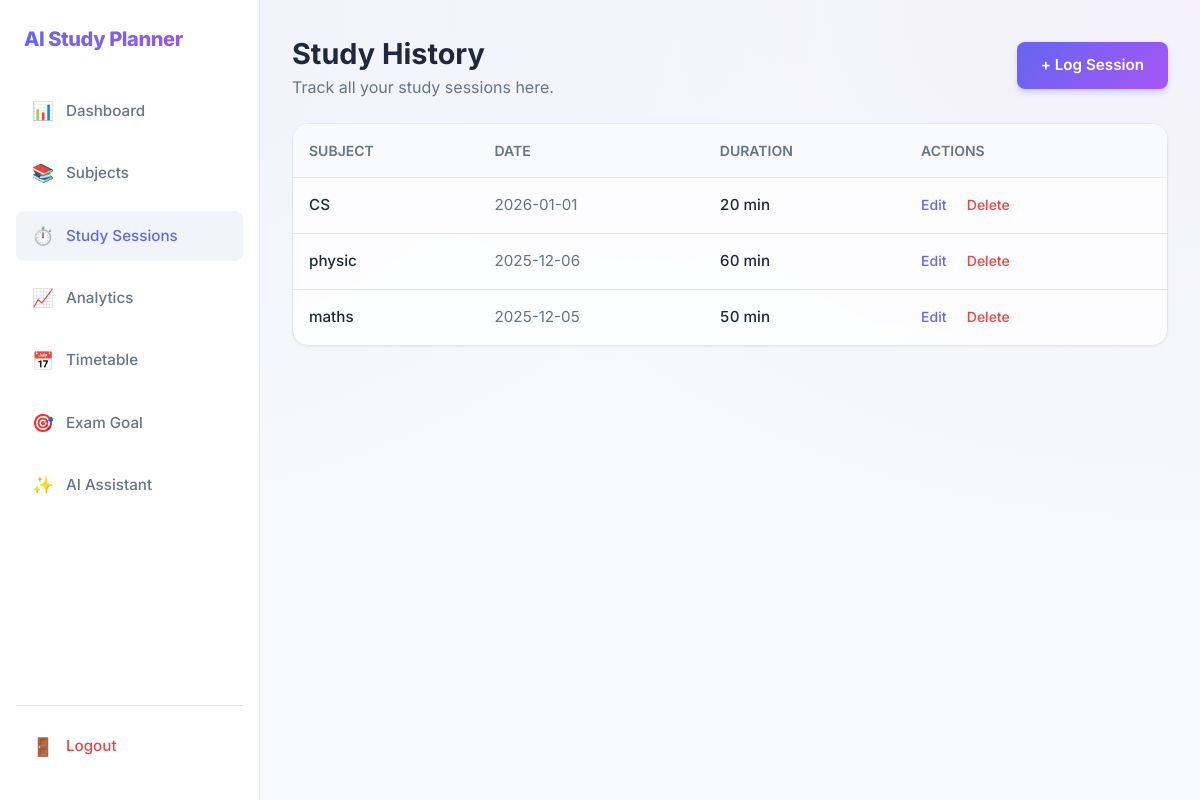
/session (signed in), run on an earlier commit of the app's database.
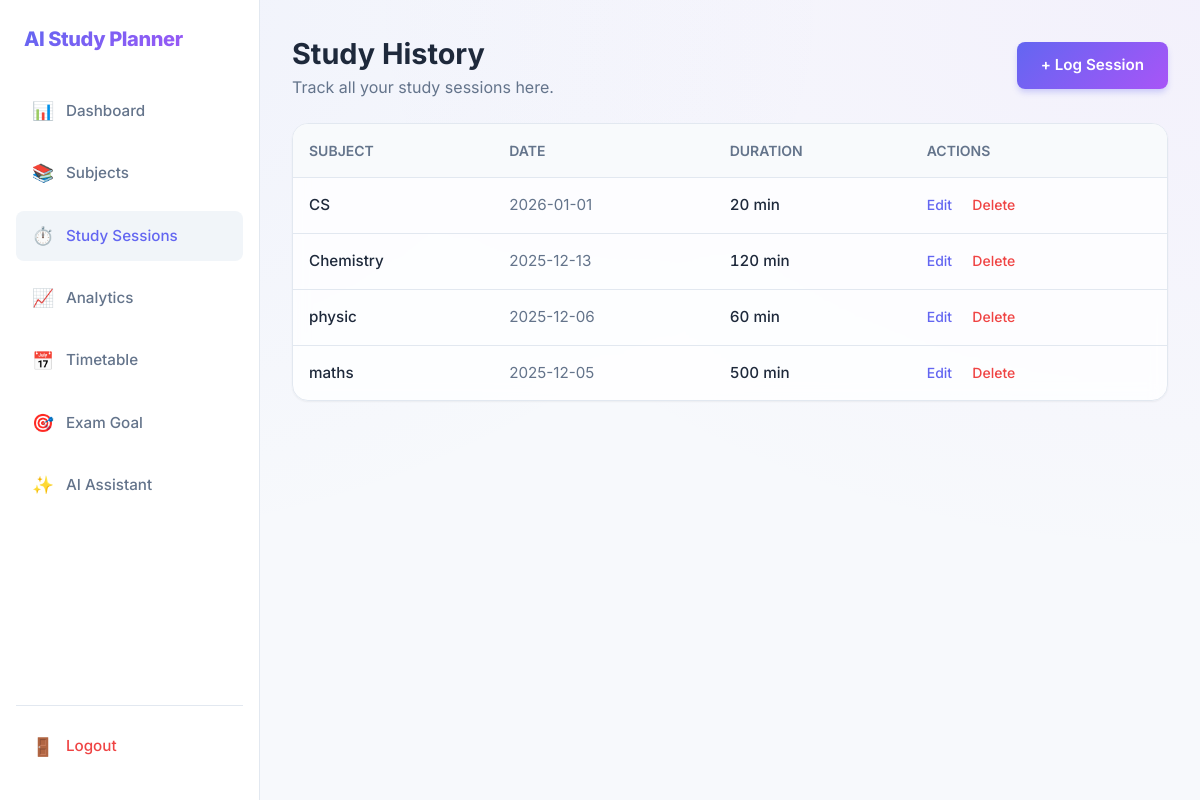
And on a later commit of the database.
### models/session.py (models this page shows)
class StudySession(db.Model):
    id = db.Column(db.Integer, primary_key=True)
    user_id = db.Column(db.Integer, db.ForeignKey('user.id'))
    subject_id = db.Column(db.Integer, db.ForeignKey('subject.id'), nullable=False)
    duration = db.Column(db.Integer, nullable=False)
    date = db.Column(db.Date, default=date.today, nullable=False)

### models/subject.py (models this page shows)
class Subject(db.Model):
    id = db.Column(db.Integer, primary_key=True)
    user_id = db.Column(db.Integer, db.ForeignKey('user.id'))
    name = db.Column(db.String(100), nullable=False)
    difficulty = db.Column(db.String(20), nullable=False)

### app.py (the view)
@app.route("/session")
@login_required
def session_page():
    user_id = session["user_id"]
    sessions = (
        db.session.query(StudySession, Subject)
        .join(Subject, StudySession.subject_id == Subject.id)
        .filter(StudySession.user_id == user_id)
        .order_by(StudySession.date.desc())
        .all()
    )
    subjects = Subject.query.filter_by(user_id=user_id).all()
    return render_template("session.html", sessions=sessions, subjects=subjects)

### app.py (called while the page is built)
def login_required(f):
    @wraps(f)
    def wrapper(*args, **kwargs):
        if "user_id" not in session:
            return redirect(url_for("login"))
        return f(*args, **kwargs)
    return wrapper

### templates/session.html (shortened to what this page needs)
<!DOCTYPE html>
<html lang="en">
<head>
  <link rel="stylesheet" href="{{ url_for('static', filename='saas-theme.css') }}">
</head>
<body>
  <div class="layout-container">
    <aside class="sidebar">
      <div style="padding: 0 var(--sp-2) var(--sp-8);">
        <h2 class="logo-text" style="font-size: 1.25rem;">AI Study Planner</h2>
      </div>
      <nav class="flex-col flex gap-2">
        <a href="{{ url_for('dashboard') }}" class="nav-item">
          <span class="nav-icon">📊</span> Dashboard
        </a>
        <a href="{{ url_for('subject_page') }}" class="nav-item">
          <span class="nav-icon">📚</span> Subjects
        </a>
        <a href="{{ url_for('session_page') }}" class="nav-item active">
          <span class="nav-icon">⏱️</span> Study Sessions
        </a>
        <a href="{{ url_for('summary') }}" class="nav-item">
          <span class="nav-icon">📈</span> Analytics
        </a>
        <a href="{{ url_for('timetable') }}" class="nav-item">
          <span class="nav-icon">📅</span> Timetable
        </a>
        <a href="{{ url_for('set_goal') }}" class="nav-item">
          <span class="nav-icon">🎯</span> Exam Goal
        </a>
        <a href="{{ url_for('assistant') }}" class="nav-item"><span class="nav-icon">✨</span> AI Assistant</a>
      </nav>
      <div style="margin-top: auto; padding-top: var(--sp-4); border-top: 1px solid var(--border-light);">
        <a href="{{ url_for('logout') }}" class="nav-item" style="color: #ef4444;">
          <span class="nav-icon">🚪</span> Logout
        </a>
      </div>
    </aside>
    <main class="main-content">
      <header class="section-header">
        <div>
          <h1 style="font-size: 1.8rem; font-weight: 700;">Study History</h1>
          <p class="text-muted">Track all your study sessions here.</p>
        </div>
        <a href="{{ url_for('add_session') }}" class="btn btn-primary">+ Log Session</a>
      </header>
      <div class="table-container">
        <table>
          <thead>
            <tr>
              <th>Subject</th>
              <th>Date</th>
              <th>Duration</th>
              <th>Actions</th>
            </tr>
          </thead>
          <tbody>
            {% for session, subject in sessions %}
            <tr>
              <td class="font-medium">{{ subject.name }}</td>
              <td class="text-muted">{{ session.date }}</td>
              <td>
                <span style="font-feature-settings: 'tnum'; font-weight: 500;">
                  {{ session.duration }} min
                </span>
              </td>
              <td>
                <a href="{{ url_for('edit_session', sid=session.id) }}" class="action-link">Edit</a>
                <a href="{{ url_for('delete_session', sid=session.id) }}" class="action-link delete"
                  onclick="return confirm('Are you sure?')">Delete</a>
              </td>
            </tr>
            {% else %}
            <tr>
              <td colspan="4" class="text-center text-muted" style="padding: 3rem;">
                No study sessions logged yet. <a href="{{ url_for('add_session') }}">Log your first one</a>.
              </td>
            </tr>
            {% endfor %}
          </tbody>
        </table>
      </div>
    </main>
  </div>
</body>
</html>

### static/saas-theme.css (style rules this page uses)
:root { --bg-body: #f7f9fc; --bg-surface: #ffffff; --bg-glass: rgba(255, 255, 255, 0.7); --primary-gradient: linear-gradient(135deg, #6366f1 0%, #a855f7 100%); --primary-color: #6366f1; --primary-hover: #4f46e5; --text-main: #1e293b; --text-muted: #64748b; --text-light: #94a3b8; --border-light: #e2e8f0; --border-hover: #cbd5e1; --shadow-sm: 0 1px 2px 0 rgba(0, 0, 0, 0.05); --shadow-md: 0 4px 6px -1px rgba(0, 0, 0, 0.05), 0 2px 4px -1px rgba(0, 0, 0, 0.03); --shadow-lg: 0 10px 15px -3px rgba(0, 0, 0, 0.05), 0 4px 6px -2px rgba(0, 0, 0, 0.025); --shadow-card: 0 20px 25px -5px rgba(0, 0, 0, 0.05), 0 10px 10px -5px rgba(0, 0, 0, 0.02); --radius-sm: 0.375rem; --radius-md: 0.5rem; --radius-lg: 0.75rem; --radius-xl: 1rem; --radius-2xl: 1.5rem; --sp-1: 0.25rem; --sp-2: 0.5rem; --sp-3: 0.75rem; --sp-4: 1rem; --sp-6: 1.5rem; --sp-8: 2rem; --sp-12: 3rem; }
* { box-sizing: border-box; margin: 0; padding: 0; }
body { font-family: 'Inter', sans-serif; background-color: var(--bg-body); background-image: radial-gradient(at 0% 0%, rgba(99, 102, 241, 0.05) 0px, transparent 50%), radial-gradient(at 100% 0%, rgba(168, 85, 247, 0.05) 0px, transparent 50%); color: var(--text-main); line-height: 1.5; -webkit-font-smoothing: antialiased; min-height: 100vh; }
a { color: var(--primary-color); text-decoration: none; transition: color 0.2s; }
.flex { display: flex; }
.flex-col { flex-direction: column; }
.gap-2 { gap: var(--sp-2); }
.font-medium { font-weight: 500; }
.text-muted { color: var(--text-muted); }
.btn { display: inline-flex; align-items: center; justify-content: center; padding: 0.75rem 1.5rem; font-weight: 600; border-radius: var(--radius-md); cursor: pointer; transition: all 0.2s; border: none; font-size: 0.95rem; }
.btn-primary { background: var(--primary-gradient); color: white; box-shadow: 0 4px 6px -1px rgba(99, 102, 241, 0.3); }
.logo-text { font-size: 1.5rem; font-weight: 800; background: var(--primary-gradient); -webkit-background-clip: text; background-clip: text; -webkit-text-fill-color: transparent; letter-spacing: -0.02em; }

### templates/session.html (style rules this page uses)
.layout-container { display: flex; min-height: 100vh; }
.sidebar { width: 260px; background: var(--bg-surface); border-right: 1px solid var(--border-light); padding: var(--sp-6) var(--sp-4); display: flex; flex-direction: column; position: sticky; top: 0; height: 100vh; }
.main-content { flex: 1; padding: var(--sp-8); max-width: 1400px; }
.nav-item { display: flex; align-items: center; padding: var(--sp-3) var(--sp-4); color: var(--text-muted); border-radius: var(--radius-md); margin-bottom: var(--sp-1); font-weight: 500; font-size: 0.95rem; }
.nav-item:hover, .nav-item.active { background-color: #f1f5f9; color: var(--primary-color); }
.nav-icon { margin-right: var(--sp-3); font-size: 1.1rem; }
.section-header { display: flex; justify-content: space-between; align-items: center; margin-bottom: var(--sp-6); }
.table-container { overflow-x: auto; background: rgba(255, 255, 255, 0.8); backdrop-filter: blur(8px); border-radius: var(--radius-xl); border: 1px solid var(--border-light); box-shadow: var(--shadow-sm); }
table { width: 100%; border-collapse: collapse; text-align: left; }
th { background-color: #f8fafc; padding: var(--sp-4); font-weight: 600; color: var(--text-muted); font-size: 0.875rem; text-transform: uppercase; border-bottom: 1px solid var(--border-light); }
td { padding: var(--sp-4); border-bottom: 1px solid var(--border-light); color: var(--text-main); font-size: 0.95rem; }
tr:last-child td { border-bottom: none; }
.action-link { font-size: 0.875rem; margin-right: var(--sp-4); font-weight: 500; }
.action-link.delete { color: #ef4444; }

What changed in the data, as far as the page shows it:
added StudySession: name "Chemistry", date "2025-12-13", duration "120"
changed StudySession "maths": duration "50" → "500"
